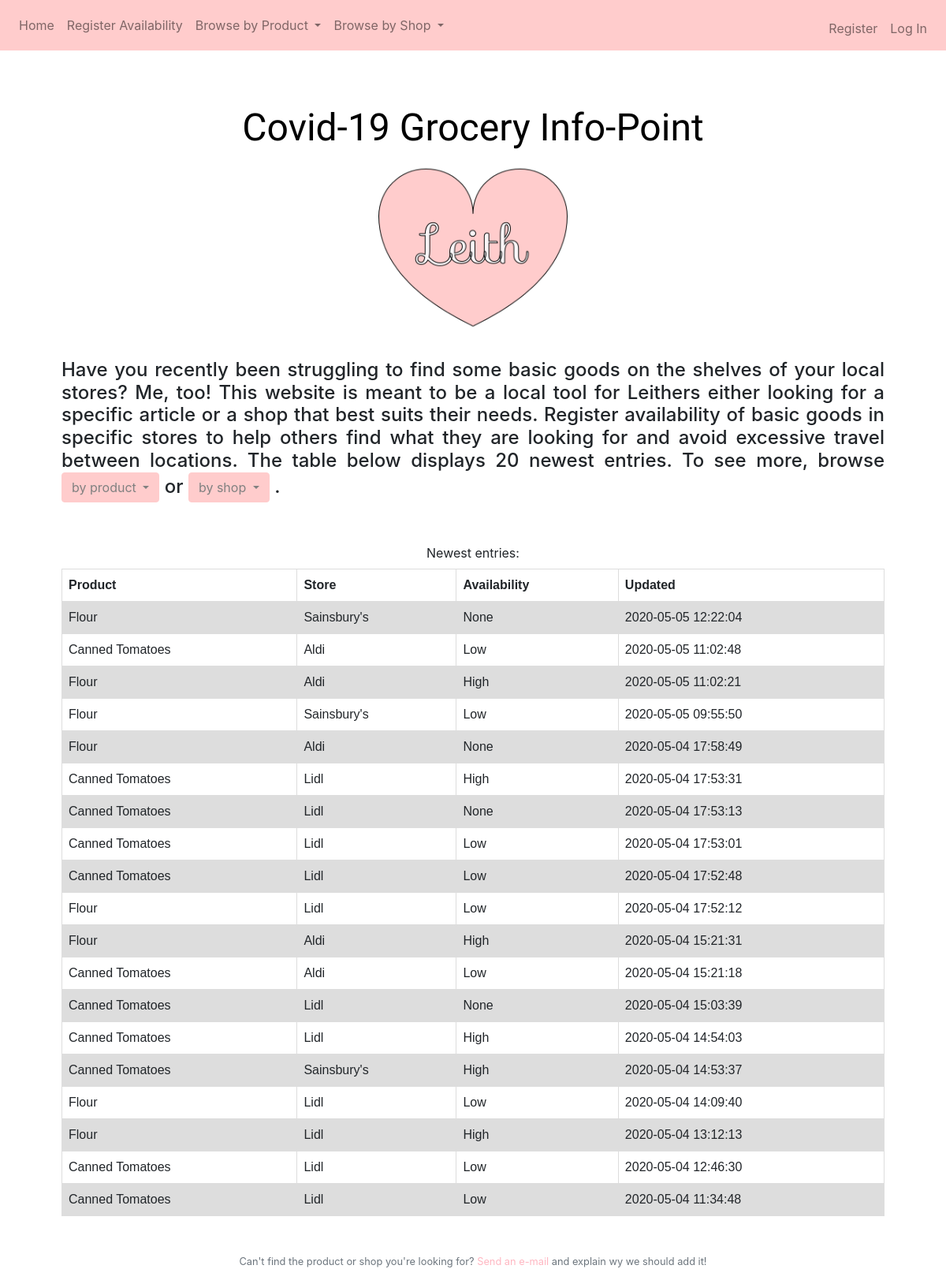
The page / on the database its author committed.
### tables this page shows
CREATE TABLE 'availability' ('product_id' integer NOT NULL, 'store_id' integer NOT NULL, 'product' varchar(32) NOT NULL, 'store' varchar(32) NOT NULL, 'availability' varchar(4) NOT NULL, 'timestamp' timestamp NOT NULL DEFAULT CURRENT_TIMESTAMP);

### application.py (the view)
@app.route("/")
def index():
    listOfdicts = db.execute("SELECT product, store, availability, timestamp FROM availability ORDER BY timestamp DESC LIMIT 20")
    products = []
    stores = []
    availability = []
    time = []
    for dictionary in listOfdicts:
        products.append(dictionary['product'])
        stores.append(dictionary['store'])
        availability.append(dictionary['availability'])
        time.append(dictionary['timestamp'])
    length = len(products)
    return render_template("index.html", products=products, stores=stores, availability=availability, time=time, length=length)

### application.py (called while the page is built)
@app.after_request
def after_request(response):
    response.headers["Cache-Control"] = "no-cache, no-store, must-revalidate"
    response.headers["Expires"] = 0
    response.headers["Pragma"] = "no-cache"
    return response

### templates/index.html (shortened to what this page needs)
{% extends "layout.html" %}
{% block main %}
    <h1> Covid-19 Grocery Info-Point</h1>
    <div class="forimage">
        <img src="static/leithheart.png" alt="Leith Heart" class="images">
    </div>
    <h2>Have you recently been struggling to find some basic goods on the shelves of your local stores? Me, too! This website is meant to be a local tool for Leithers either looking for a specific article or a shop
    that best suits their needs. Register availability of basic goods in specific stores to help others find what they are looking for and avoid excessive travel between locations.
    The table below displays 20 newest entries. To see more, browse
        <div class="dropdown inline">
        <a class="btn btn-secondary dropdown-toggle" href="#" role="button" id="dropdownMenuLink" data-toggle="dropdown" aria-haspopup="true" aria-expanded="false">
            by product
        </a>
        </div>
        or
        <div class="dropdown inline">
        <a class="btn btn-secondary dropdown-toggle" href="#" role="button" id="dropdownMenuLink" data-toggle="dropdown" aria-haspopup="true" aria-expanded="false">
            by shop
        </a>
        </div>
        .
    </h2>
   <div>
    <table>
        <label>Newest entries:</label>
         <tr>
            <th>Product</th>
            <th>Store</th>
            <th>Availability</th>
            <th>Updated</th>
        </tr>
        {% for i in range(length) %}
                <tr>
                    <td>{{ products[i] }}</td>
                    <td>{{ stores[i] }}</td>
                    <td>{{ availability[i] }}</td>
                    <td>{{ time[i] }}</td>
                </tr>
        {% endfor %}
    </table>
    </div>
{% endblock %}

### templates/layout.html (shortened to what this page needs)
<!DOCTYPE html>
<html lang="en">
    <head>
        <link href="https://maxcdn.bootstrapcdn.com/bootstrap/4.1.3/css/bootstrap.min.css" rel="stylesheet">
        <link href="/static/styles.css" rel="stylesheet">
    </head>
    <body>
        <nav class="navbar navbar-expand-lg navbar-light" style="background-color: #FFCCCC;">
          <div class="collapse navbar-collapse" id="navbarNavDropdown">
            <ul class="navbar-nav">
              <li class="nav-item">
                <a class="nav-link" href="/">Home </a>
              </li>
              <li class="nav-item">
                <a class="nav-link" href="/availability">Register Availability</a>
              </li>
              <li class="nav-item dropdown">
                <a class="nav-link dropdown-toggle" href="#" id="navbarDropdownMenuLink" role="button" data-toggle="dropdown" aria-haspopup="true" aria-expanded="false">
                  Browse by Product
                </a>
              </li>
              <li class="nav-item dropdown">
                <a class="nav-link dropdown-toggle" href="#" id="navbarDropdownMenuLink" role="button" data-toggle="dropdown" aria-haspopup="true" aria-expanded="false">
                  Browse by Shop
                </a>
              </li>
            </ul>
            {% if session.user_id %}
            <ul class="navbar-nav ml-auto mt-2">
                <li class="nav-item"><a class="nav-link" href="/logout">Log Out</a></li>
             </ul>
            {% else %}
                    <ul class="navbar-nav ml-auto mt-2">
                        <li class="nav-item"><a class="nav-link" href="/register">Register</a></li>
                        <li class="nav-item"><a class="nav-link" href="/login">Log In</a></li>
                    </ul>
            {% endif %}
          </div>
        </nav>
        <main class="container p-5">
            {% block main %}{% endblock %}
        </main>
        <footer class="small text-center text-muted">
            Can't find the product or shop you're looking for? <a href = "mailto: magdagucman@gmail.com">Send an e-mail</a> and explain wy we should add it!
        </footer>
    </body>
</html>

### static/styles.css (style rules this page uses)
h1 { text-align: center; color: black; font-family: 'Sofia'; font-size: 3em; margin-top: 2%; margin-bottom: 3%; }
h2 { font-size: 1.5em; text-align: justify; text-justify: inter-word; margin-bottom: 5%; }
.btn { background-color: #ffcccc; color: grey; border: 1px solid #ffcccc; }
.forimage { width: 300px; height: 300px; overflow: hidden; margin-top: -7%; display: inline-block; }
a { color:#ffb6c1; }
main { overflow-x: auto; text-align: center; }
main img { max-width: 100%; }
table { width: 100%; font-family: arial, sans-serif; border-collapse: collapse; max-width: 100%; }
td, th { border: 1px solid #dddddd; text-align: left; padding: 8px; }
th { cursor: pointer; }
tr:nth-child(even) { background-color: #dddddd; }
.inline { display: inline; }

### rows shown on the page
availability: product "Flour", store "Sainsbury's", availability "None", timestamp "2020-05-05 12:22:04"
availability: product "Canned Tomatoes", store "Aldi", availability "Low", timestamp "2020-05-05 11:02:48"
availability: product "Flour", store "Aldi", availability "High", timestamp "2020-05-05 11:02:21"
availability: product "Flour", store "Sainsbury's", availability "Low", timestamp "2020-05-05 09:55:50"
availability: product "Flour", store "Aldi", availability "None", timestamp "2020-05-04 17:58:49"
availability: product "Canned Tomatoes", store "Lidl", availability "High", timestamp "2020-05-04 17:53:31"
availability: product "Canned Tomatoes", store "Lidl", availability "None", timestamp "2020-05-04 17:53:13"
availability: product "Canned Tomatoes", store "Lidl", availability "Low", timestamp "2020-05-04 17:53:01"
availability: product "Canned Tomatoes", store "Lidl", availability "Low", timestamp "2020-05-04 17:52:48"
availability: product "Flour", store "Lidl", availability "Low", timestamp "2020-05-04 17:52:12"
availability: product "Flour", store "Aldi", availability "High", timestamp "2020-05-04 15:21:31"
availability: product "Canned Tomatoes", store "Aldi", availability "Low", timestamp "2020-05-04 15:21:18"
availability: product "Canned Tomatoes", store "Lidl", availability "None", timestamp "2020-05-04 15:03:39"
availability: product "Canned Tomatoes", store "Lidl", availability "High", timestamp "2020-05-04 14:54:03"
availability: product "Canned Tomatoes", store "Sainsbury's", availability "High", timestamp "2020-05-04 14:53:37"
availability: product "Flour", store "Lidl", availability "Low", timestamp "2020-05-04 14:09:40"
availability: product "Flour", store "Lidl", availability "High", timestamp "2020-05-04 13:12:13"
availability: product "Canned Tomatoes", store "Lidl", availability "Low", timestamp "2020-05-04 12:46:30"
availability: product "Canned Tomatoes", store "Lidl", availability "Low", timestamp "2020-05-04 11:34:48"
